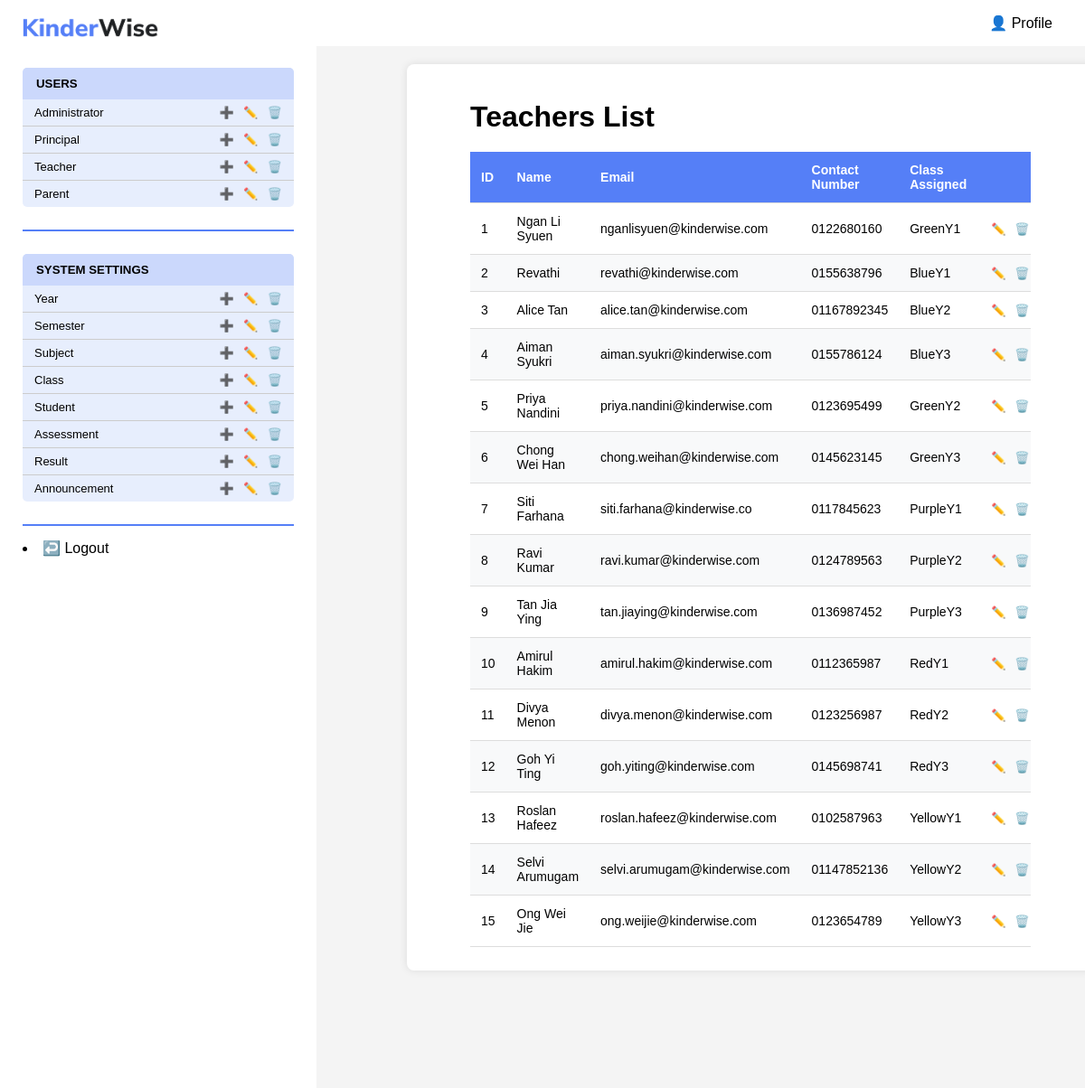
Before: /KinderWise/admin/viewUser.php?role=teacher with the older database file.
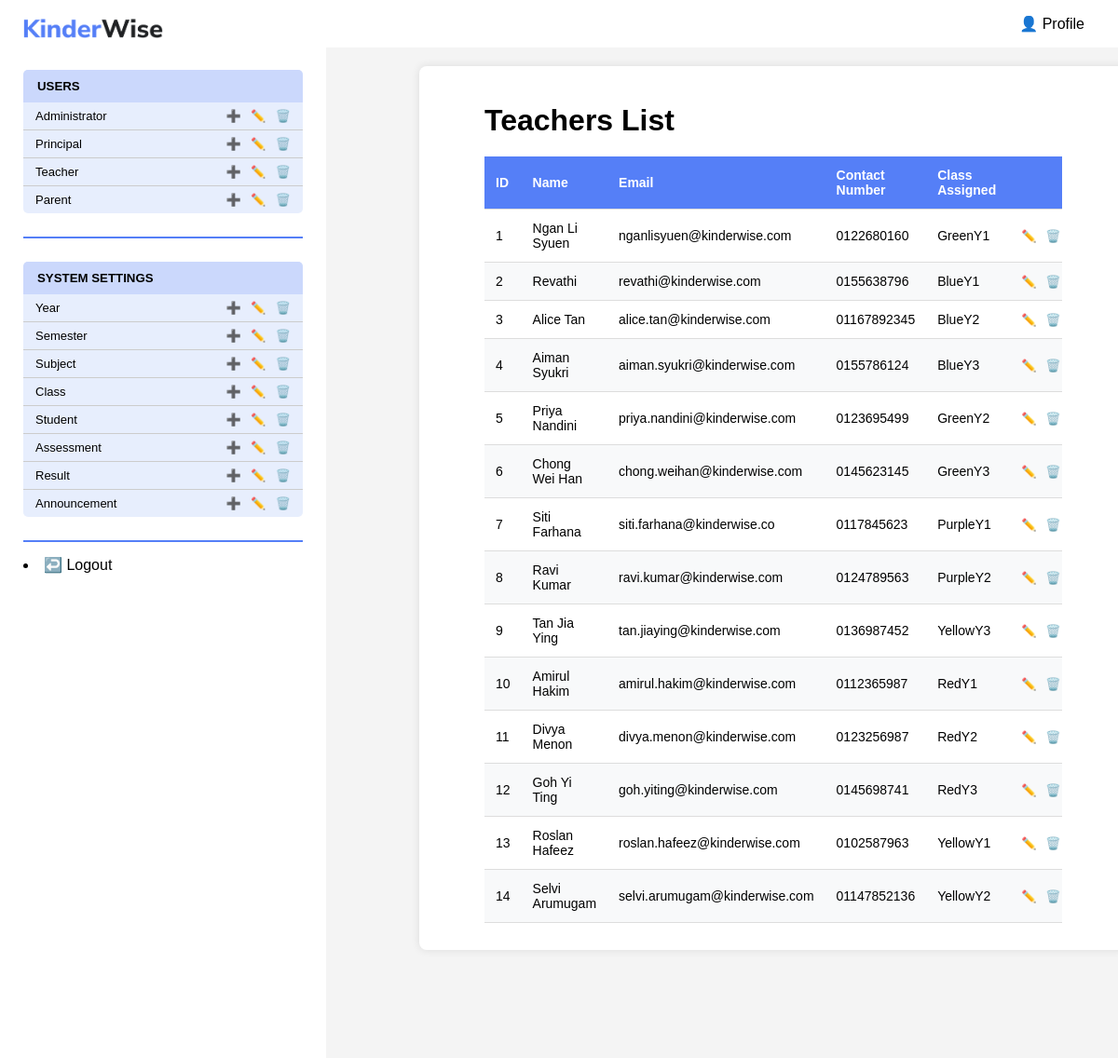
After: the same page with the newer database file.
### tables this page shows
CREATE TABLE `teacher` (
  `teacherID` int(11) NOT NULL,
  `name` varchar(50) DEFAULT NULL,
  `email` varchar(100) DEFAULT NULL,
  `contactNumber` varchar(11) DEFAULT NULL,
  `password` varchar(8) DEFAULT NULL,
  `classAssigned` varchar(20) DEFAULT NULL
);

### KinderWise/admin/viewUser.php (the view, shortened to what this page needs)
<?php
include("sidebar.php");
$role = $_GET['role'];
$sql = "SELECT * FROM $role ORDER BY " . $role . "ID";
$result = mysqli_query($conn, $sql);
?>
<!DOCTYPE html>
<html lang="en">
<head>
</head>
<body>
    <div class="view-container">
        <h1 class="view-title"><?php echo ucfirst($role); ?>s List</h1>
        <div class="view-table-container">
            <table class="view-table">
                <thead>
                    <tr class="view-tr">
                        <th class="view-th">ID</th>
                        <th class="view-th">Name</th>
                        <th class="view-th">Email</th>
                        <th class="view-th">Contact Number</th>
                        <?php if($role == 'teacher'): ?>
                            <th class="view-th">Class Assigned</th>
                        <?php endif; ?>
                        <th class="view-th"></th>
                    </tr>
                </thead>
                <tbody>
                    <?php
                    if(mysqli_num_rows($result) > 0):
                        while($row = mysqli_fetch_assoc($result)):
                    ?>
                        <tr class="view-tr">
                            <td class="view-td"><?php echo htmlspecialchars($row[$role.'ID']); ?></td>
                            <td class="view-td"><?php echo htmlspecialchars($row['name']); ?></td>
                            <td class="view-td"><?php echo htmlspecialchars($row['email']); ?></td>
                            <td class="view-td"><?php echo htmlspecialchars($row['contactNumber']); ?></td>
                            <?php if($role == 'teacher'): ?>
                                <td class="view-td"><?php echo htmlspecialchars($row['classAssigned'] ?? "-"); ?></td>
                            <?php endif; ?>
                            <td class="view-td view-actions">
                                <a href="editUser.php?role=<?php echo $role; ?>&ID=<?php echo $row[$role.'ID']; ?>">✏️</a>
                                <a href="deleteUser.php?role=<?php echo $role; ?>&ID=<?php echo $row[$role.'ID']; ?>"
                                   onclick="return confirm('Are you sure you want to delete this <?php echo $role; ?>?')">🗑️</a>
                            </td>
                        </tr>
                    <?php
                        endwhile;
                    endif; ?>
                </tbody>
            </table>
        </div>
    </div>
</body>
</html>

Changed rows visible on the page:
removed teacher: teacherID "15", name "Ong Wei Jie", email "ong.weijie@kinderwise.com", contactNumber "0123654789", classAssigned "YellowY3"
changed teacher "Tan Jia Ying": classAssigned "PurpleY3" → "YellowY3"
